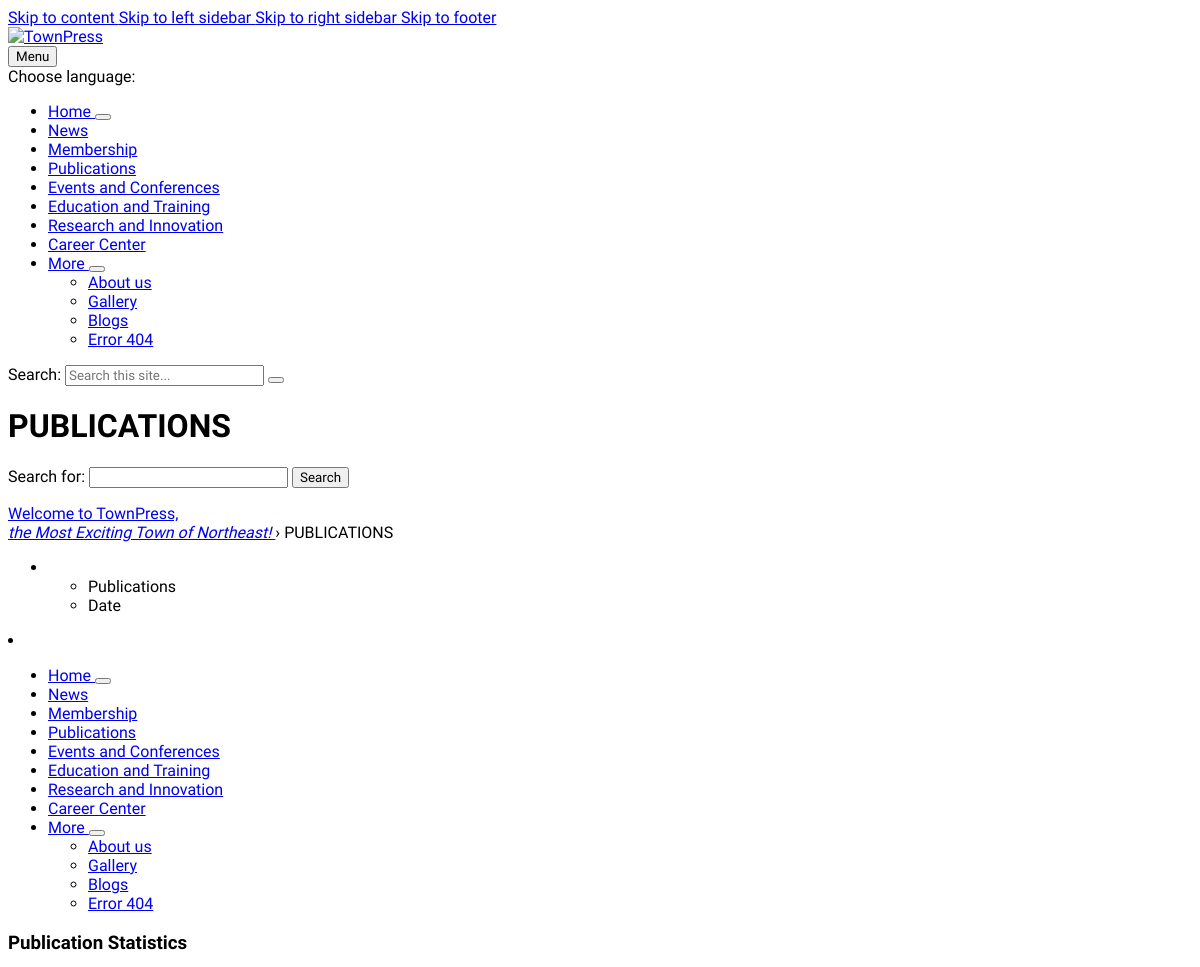
Page /publications (upper part) on the earlier database version.
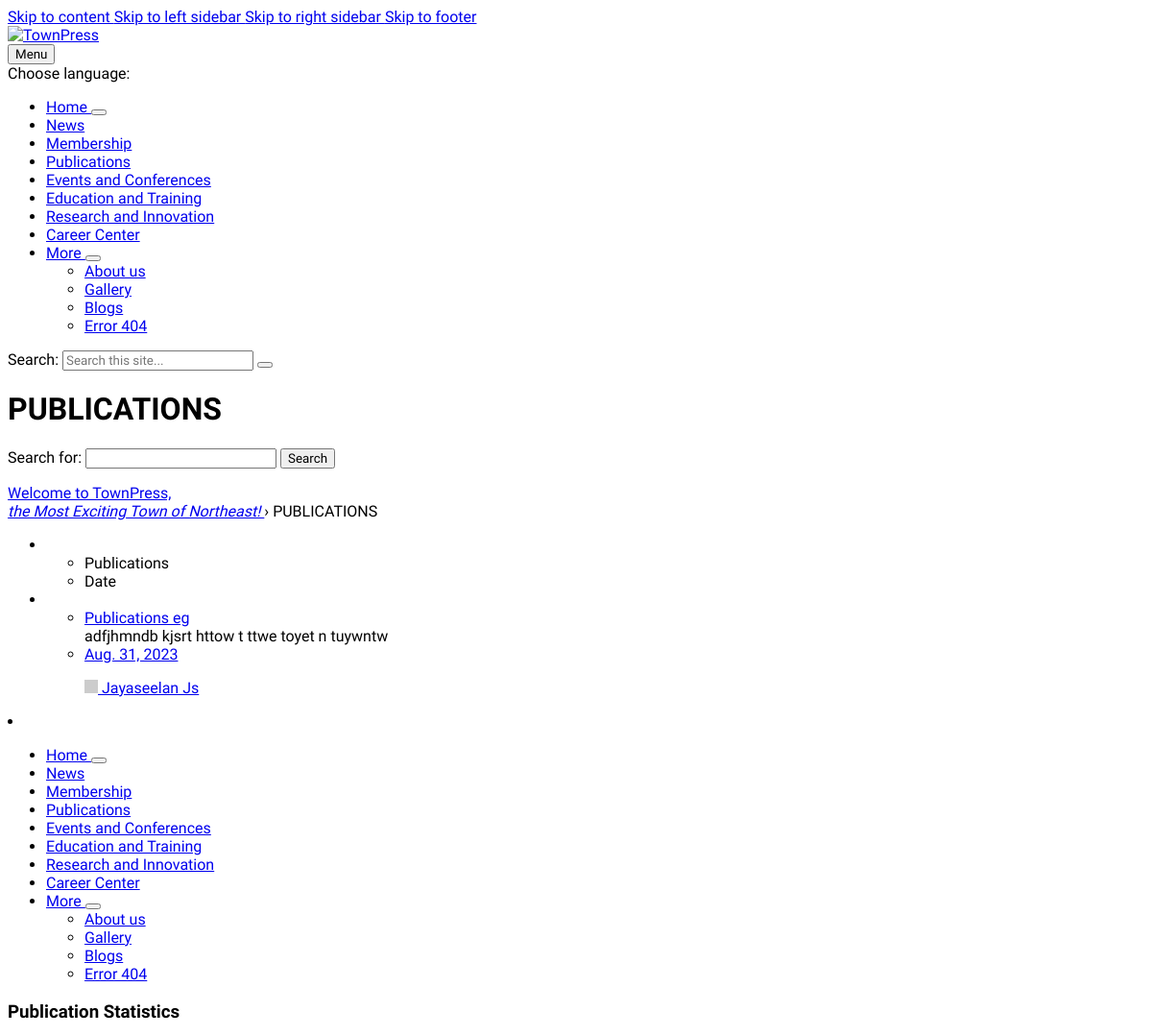
Same page on the later database version.
### home/models.py (models this page shows, shortened)
class Publication(models.Model):
    title = models.CharField(max_length=255)
    authors = models.CharField(max_length=255)
    publication_date = models.DateField()
    doi = models.CharField(max_length=255)
    abstract = models.TextField()
    keywords = models.CharField(max_length=255)

### home/views.py (the view)
# urls.py: path('publications', views.publications, name='publications'),
def publications(request):
    publication = Publication.objects.all()
    context = {'publication':publication}
    return render(request, 'publications.html', context)

### templates/publications.html (shortened to what the changed rows need)
<html lang="en-US">
 <head>
  <link href="https://preview.lsvr.sk/townpress/wp-includes/css/dist/block-library/style.min.css?ver=6.0.5" id="wp-block-library-css" media="all" rel="stylesheet" type="text/css"/>
  <link href="https://preview.lsvr.sk/townpress/wp-content/plugins/bbpress/templates/default/css/bbpress.min.css?ver=2.6.9" id="bbp-default-css" media="all" rel="stylesheet" type="text/css"/>
  <link href="https://preview.lsvr.sk/townpress/wp-content/plugins/contact-form-7/includes/css/styles.css?ver=5.6.4" id="contact-form-7-css" media="all" rel="stylesheet" type="text/css"/>
  <link href="https://preview.lsvr.sk/townpress/wp-content/themes/townpress/style.css?ver=3.8.3" id="lsvr-townpress-main-style-css" media="all" rel="stylesheet" type="text/css"/>
  <link href="https://preview.lsvr.sk/townpress/wp-content/themes/townpress/assets/css/general.css?ver=3.8.3" id="lsvr-townpress-general-style-css" media="all" rel="stylesheet" type="text/css"/>
  <link href="https://preview.lsvr.sk/townpress/wp-content/themes/townpress-demo/style.css?ver=3.0.3" id="lsvr-townpress-demo-style-css" media="all" rel="stylesheet" type="text/css"/>
  <link href="https://preview.lsvr.sk/townpress/wp-content/themes/townpress/assets/css/skins/default.css?ver=3.8.3" id="lsvr-townpress-color-scheme-css" media="all" rel="stylesheet" type="text/css"/>
 </head>
 <body class="forum-archive bbpress no-js archive post-type-archive post-type-archive-forum wp-custom-logo lsvr-accessibility" data-rsssl="1">
  <div id="wrapper">
   <div id="core">
    <div class="core__inner">
     <div id="columns">
      <div class="columns__inner">
       <div class="lsvr-container">
        <div class="lsvr-grid">
         <div class="columns__main lsvr-grid__col lsvr-grid__col--span-6 lsvr-grid__col--push-3">
          <main id="main">
           <div class="main__inner">
            <div class="post-0 forum type-forum status-publish hentry">
             <header class="main__header">
              <h1 class="main__title">
               PUBLICATIONS
              </h1>
             </header>
             <div class="page__content bbpress-page">
              <div class="bbpress-wrapper" id="bbpress-forums">
               <ul class="bbp-forums" id="forums-list-0">
                {% for publications in publication %}
                <li class="bbp-body">
                 <ul class="loop-item-0 bbp-forum-status-open bbp-forum-visibility-publish odd post-276 forum type-forum status-publish hentry" id="bbp-forum-276">
                  <li class="bbp-forum-info">
                   <a class="bbp-forum-title" href="https://preview.lsvr.sk/townpress/forums/forum/ask-the-town-council/">
                    {{publications.title}}
                   </a>
                   <div class="bbp-forum-content">
                    {{publications.abstract}}
                   </div>
                  </li>
                  <li class="bbp-forum-freshness">
                   <a href="https://preview.lsvr.sk/townpress/forums/topic/in-various-countries-municipalities-are-sometimes-referred-to-as-communes/#post-328" title="Reply To: In various countries, municipalities are sometimes referred to as communes">
                    {{publications.publication_date}}
                   </a>
                   <p class="bbp-topic-meta">
                    <span class="bbp-topic-freshness-author">
                     <a class="bbp-author-link" href="https://preview.lsvr.sk/townpress/forums/users/valeriadecima/" title="View valeriadecima's profile">
                      <span class="bbp-author-avatar">
                       <img alt="" class="avatar avatar-14 photo" height="14" loading="lazy" src="https://secure.gravatar.com/avatar/84e69c3abb86377c6d48be069f66425f?s=14&amp;d=mm&amp;r=g" srcset="https://secure.gravatar.com/avatar/84e69c3abb86377c6d48be069f66425f?s=28&amp;d=mm&amp;r=g 2x" width="14"/>
                      </span>
                      <span class="bbp-author-name">
                       {{publications.authors}}
                      </span>
                     </a>
                    </span>
                   </p>
                  </li>
                 </ul>
                 {% endfor %}
                 </ul>
              </div>
             </div>
            </div>
           </div>
          </main>
         </div>
         </div>
        </div>
       </div>
      </div>
     </div>
    </div>
   </div>
 </body>
</html>

Differences in the rows shown:
added Publication: title "Publications eg", abstract "adfjhmndb kjsrt httow t ttwe toyet n tuywntw", publication_date "Aug. 31, 2023", authors "Jayaseelan Js"
